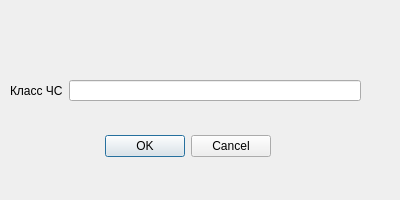
<?xml version="1.0" encoding="UTF-8"?>
<ui version="4.0">
 <class>Dialog</class>
 <widget class="QDialog" name="Dialog">
  <property name="geometry">
   <rect>
    <x>0</x>
    <y>0</y>
    <width>400</width>
    <height>200</height>
   </rect>
  </property>
  <property name="minimumSize">
   <size>
    <width>400</width>
    <height>200</height>
   </size>
  </property>
  <property name="maximumSize">
   <size>
    <width>400</width>
    <height>200</height>
   </size>
  </property>
  <property name="windowTitle">
   <string>Редактирование Класса</string>
  </property>
  <widget class="QDialogButtonBox" name="buttonBox">
   <property name="geometry">
    <rect>
     <x>-70</x>
     <y>130</y>
     <width>341</width>
     <height>32</height>
    </rect>
   </property>
   <property name="orientation">
    <enum>Qt::Horizontal</enum>
   </property>
   <property name="standardButtons">
    <set>QDialogButtonBox::Cancel|QDialogButtonBox::Ok</set>
   </property>
  </widget>
  <widget class="QWidget" name="">
   <property name="geometry">
    <rect>
     <x>10</x>
     <y>80</y>
     <width>351</width>
     <height>21</height>
    </rect>
   </property>
   <layout class="QHBoxLayout" name="horizontalLayout">
    <item>
     <widget class="QLabel" name="label">
      <property name="text">
       <string>Класс ЧС</string>
      </property>
     </widget>
    </item>
    <item>
     <widget class="QLineEdit" name="lEClass"/>
    </item>
   </layout>
  </widget>
 </widget>
 <resources/>
 <connections>
  <connection>
   <sender>buttonBox</sender>
   <signal>accepted()</signal>
   <receiver>Dialog</receiver>
   <slot>accept()</slot>
   <hints>
    <hint type="sourcelabel">
     <x>248</x>
     <y>254</y>
    </hint>
    <hint type="destinationlabel">
     <x>157</x>
     <y>274</y>
    </hint>
   </hints>
  </connection>
  <connection>
   <sender>buttonBox</sender>
   <signal>rejected()</signal>
   <receiver>Dialog</receiver>
   <slot>reject()</slot>
   <hints>
    <hint type="sourcelabel">
     <x>316</x>
     <y>260</y>
    </hint>
    <hint type="destinationlabel">
     <x>286</x>
     <y>274</y>
    </hint>
   </hints>
  </connection>
 </connections>
</ui>
